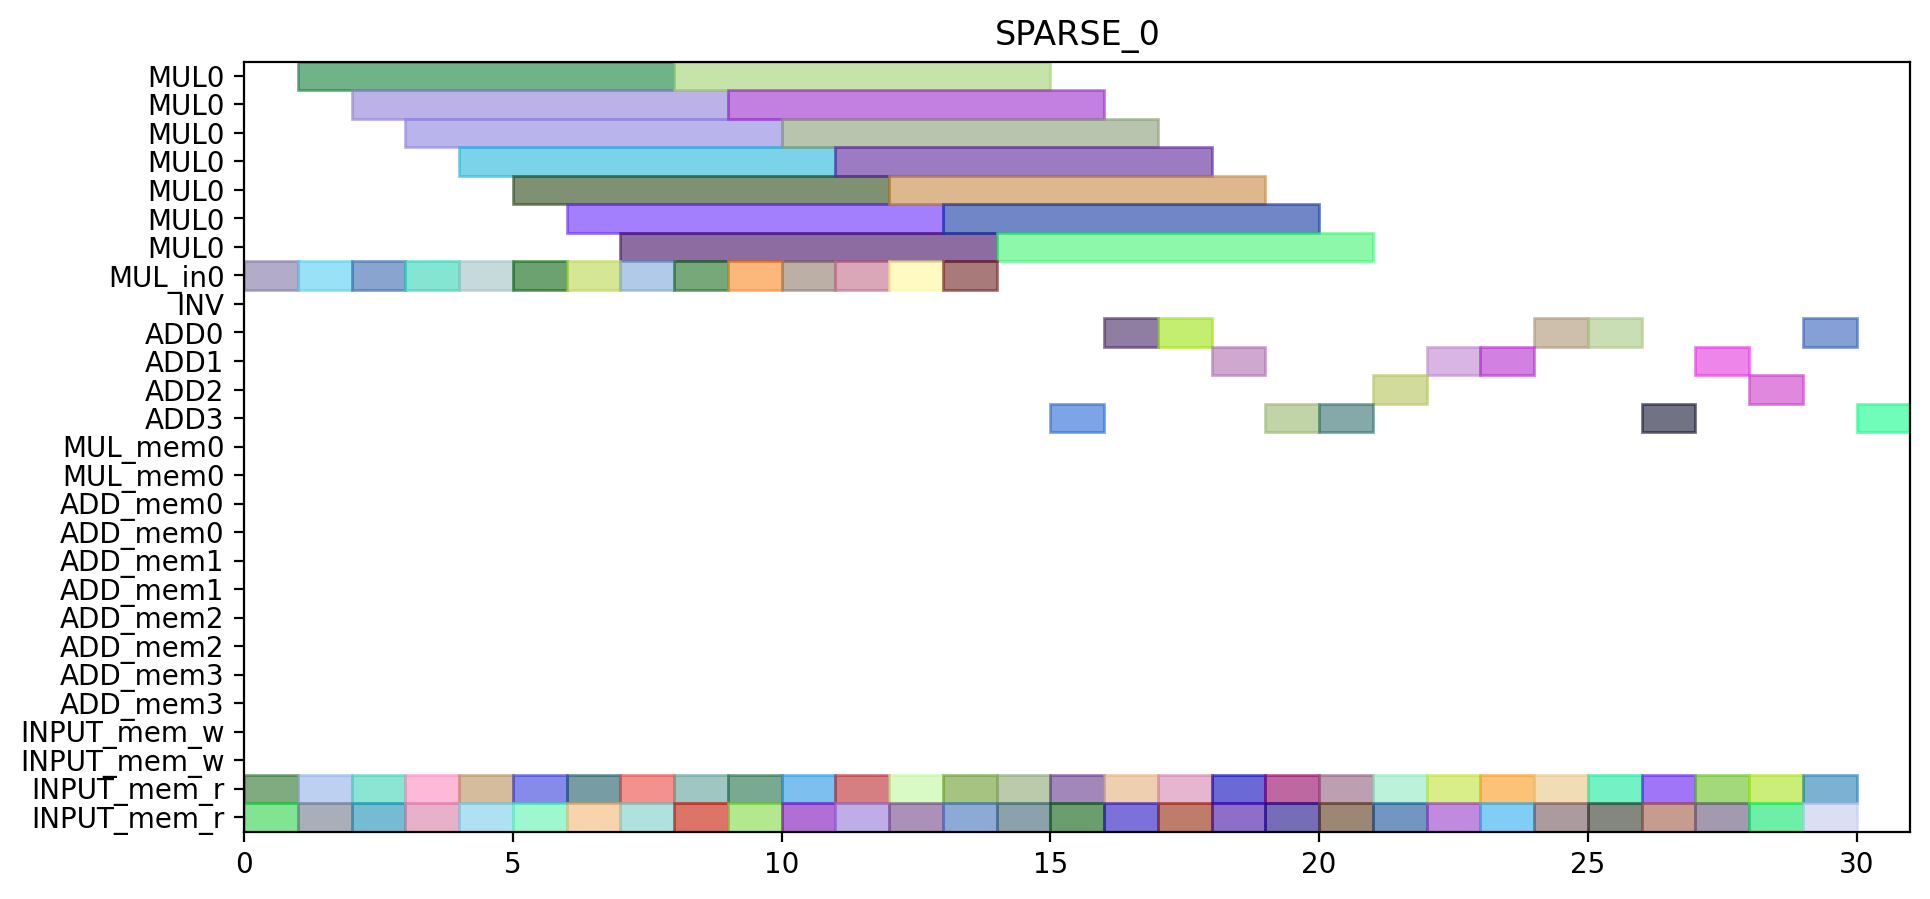

This chart was generated by the following Python code:
from pyschedule import Scenario, solvers, plotters, alt


def solve():
	horizon = 95
	S = Scenario("SPARSE_0", horizon=horizon)

	# resource
	MUL = S.Resources('MUL', num=1, size=7)
	MUL_in = S.Resources('MUL_in', num=1)
	INV = S.Resource('INV')
	ADD = S.Resources('ADD', num=4, periods=range(1, horizon))
	MUL_mem = S.Resources('MUL_mem', num=1, size=2)
	ADD_mem = S.Resources('ADD_mem', num=4, size=2)
	INPUT_mem_w = S.Resource('INPUT_mem_w', size=2)
	INPUT_mem_r = S.Resource('INPUT_mem_r', size=2)

	# result of previous scheduling

	# new tasks
	t1_t0_in = S.Task('t1_t0_in', length=1, delay_cost=1)
	t1_t0_in += alt(MUL_in)
	t1_t0 = S.Task('t1_t0', length=7, delay_cost=1)
	t1_t0 += alt(MUL)
	S += t1_t0>=t1_t0_in

	t1_t0_mem0 = S.Task('t1_t0_mem0', length=1, delay_cost=1)
	t1_t0_mem0 += INPUT_mem_r
	S += t1_t0_mem0 <= t1_t0

	t1_t0_mem1 = S.Task('t1_t0_mem1', length=1, delay_cost=1)
	t1_t0_mem1 += INPUT_mem_r
	S += t1_t0_mem1 <= t1_t0

	t1_t1_in = S.Task('t1_t1_in', length=1, delay_cost=1)
	t1_t1_in += alt(MUL_in)
	t1_t1 = S.Task('t1_t1', length=7, delay_cost=1)
	t1_t1 += alt(MUL)
	S += t1_t1>=t1_t1_in

	t1_t1_mem0 = S.Task('t1_t1_mem0', length=1, delay_cost=1)
	t1_t1_mem0 += INPUT_mem_r
	S += t1_t1_mem0 <= t1_t1

	t1_t1_mem1 = S.Task('t1_t1_mem1', length=1, delay_cost=1)
	t1_t1_mem1 += INPUT_mem_r
	S += t1_t1_mem1 <= t1_t1

	t1_t2 = S.Task('t1_t2', length=1, delay_cost=1)
	t1_t2 += alt(ADD)

	t1_t2_mem0 = S.Task('t1_t2_mem0', length=1, delay_cost=1)
	t1_t2_mem0 += INPUT_mem_r
	S += t1_t2_mem0 <= t1_t2

	t1_t2_mem1 = S.Task('t1_t2_mem1', length=1, delay_cost=1)
	t1_t2_mem1 += INPUT_mem_r
	S += t1_t2_mem1 <= t1_t2

	t1_t3 = S.Task('t1_t3', length=1, delay_cost=1)
	t1_t3 += alt(ADD)

	t1_t3_mem0 = S.Task('t1_t3_mem0', length=1, delay_cost=1)
	t1_t3_mem0 += INPUT_mem_r
	S += t1_t3_mem0 <= t1_t3

	t1_t3_mem1 = S.Task('t1_t3_mem1', length=1, delay_cost=1)
	t1_t3_mem1 += INPUT_mem_r
	S += t1_t3_mem1 <= t1_t3

	t2_t0_in = S.Task('t2_t0_in', length=1, delay_cost=1)
	t2_t0_in += alt(MUL_in)
	t2_t0 = S.Task('t2_t0', length=7, delay_cost=1)
	t2_t0 += alt(MUL)
	S += t2_t0>=t2_t0_in

	t2_t0_mem0 = S.Task('t2_t0_mem0', length=1, delay_cost=1)
	t2_t0_mem0 += INPUT_mem_r
	S += t2_t0_mem0 <= t2_t0

	t2_t0_mem1 = S.Task('t2_t0_mem1', length=1, delay_cost=1)
	t2_t0_mem1 += INPUT_mem_r
	S += t2_t0_mem1 <= t2_t0

	t2_t1_in = S.Task('t2_t1_in', length=1, delay_cost=1)
	t2_t1_in += alt(MUL_in)
	t2_t1 = S.Task('t2_t1', length=7, delay_cost=1)
	t2_t1 += alt(MUL)
	S += t2_t1>=t2_t1_in

	t2_t1_mem0 = S.Task('t2_t1_mem0', length=1, delay_cost=1)
	t2_t1_mem0 += INPUT_mem_r
	S += t2_t1_mem0 <= t2_t1

	t2_t1_mem1 = S.Task('t2_t1_mem1', length=1, delay_cost=1)
	t2_t1_mem1 += INPUT_mem_r
	S += t2_t1_mem1 <= t2_t1

	t2_t2 = S.Task('t2_t2', length=1, delay_cost=1)
	t2_t2 += alt(ADD)

	t2_t2_mem0 = S.Task('t2_t2_mem0', length=1, delay_cost=1)
	t2_t2_mem0 += INPUT_mem_r
	S += t2_t2_mem0 <= t2_t2

	t2_t2_mem1 = S.Task('t2_t2_mem1', length=1, delay_cost=1)
	t2_t2_mem1 += INPUT_mem_r
	S += t2_t2_mem1 <= t2_t2

	t2_t3 = S.Task('t2_t3', length=1, delay_cost=1)
	t2_t3 += alt(ADD)

	t2_t3_mem0 = S.Task('t2_t3_mem0', length=1, delay_cost=1)
	t2_t3_mem0 += INPUT_mem_r
	S += t2_t3_mem0 <= t2_t3

	t2_t3_mem1 = S.Task('t2_t3_mem1', length=1, delay_cost=1)
	t2_t3_mem1 += INPUT_mem_r
	S += t2_t3_mem1 <= t2_t3

	t0_t0_in = S.Task('t0_t0_in', length=1, delay_cost=1)
	t0_t0_in += alt(MUL_in)
	t0_t0 = S.Task('t0_t0', length=7, delay_cost=1)
	t0_t0 += alt(MUL)
	S += t0_t0>=t0_t0_in

	t0_t0_mem0 = S.Task('t0_t0_mem0', length=1, delay_cost=1)
	t0_t0_mem0 += INPUT_mem_r
	S += t0_t0_mem0 <= t0_t0

	t0_t0_mem1 = S.Task('t0_t0_mem1', length=1, delay_cost=1)
	t0_t0_mem1 += INPUT_mem_r
	S += t0_t0_mem1 <= t0_t0

	t0_t1_in = S.Task('t0_t1_in', length=1, delay_cost=1)
	t0_t1_in += alt(MUL_in)
	t0_t1 = S.Task('t0_t1', length=7, delay_cost=1)
	t0_t1 += alt(MUL)
	S += t0_t1>=t0_t1_in

	t0_t1_mem0 = S.Task('t0_t1_mem0', length=1, delay_cost=1)
	t0_t1_mem0 += INPUT_mem_r
	S += t0_t1_mem0 <= t0_t1

	t0_t1_mem1 = S.Task('t0_t1_mem1', length=1, delay_cost=1)
	t0_t1_mem1 += INPUT_mem_r
	S += t0_t1_mem1 <= t0_t1

	t0_t2 = S.Task('t0_t2', length=1, delay_cost=1)
	t0_t2 += alt(ADD)

	t0_t2_mem0 = S.Task('t0_t2_mem0', length=1, delay_cost=1)
	t0_t2_mem0 += INPUT_mem_r
	S += t0_t2_mem0 <= t0_t2

	t0_t2_mem1 = S.Task('t0_t2_mem1', length=1, delay_cost=1)
	t0_t2_mem1 += INPUT_mem_r
	S += t0_t2_mem1 <= t0_t2

	t0_t3 = S.Task('t0_t3', length=1, delay_cost=1)
	t0_t3 += alt(ADD)

	t0_t3_mem0 = S.Task('t0_t3_mem0', length=1, delay_cost=1)
	t0_t3_mem0 += INPUT_mem_r
	S += t0_t3_mem0 <= t0_t3

	t0_t3_mem1 = S.Task('t0_t3_mem1', length=1, delay_cost=1)
	t0_t3_mem1 += INPUT_mem_r
	S += t0_t3_mem1 <= t0_t3

	t4_t0_t0_in = S.Task('t4_t0_t0_in', length=1, delay_cost=1)
	t4_t0_t0_in += alt(MUL_in)
	t4_t0_t0 = S.Task('t4_t0_t0', length=7, delay_cost=1)
	t4_t0_t0 += alt(MUL)
	S += t4_t0_t0>=t4_t0_t0_in

	t4_t0_t0_mem0 = S.Task('t4_t0_t0_mem0', length=1, delay_cost=1)
	t4_t0_t0_mem0 += INPUT_mem_r
	S += t4_t0_t0_mem0 <= t4_t0_t0

	t4_t0_t0_mem1 = S.Task('t4_t0_t0_mem1', length=1, delay_cost=1)
	t4_t0_t0_mem1 += INPUT_mem_r
	S += t4_t0_t0_mem1 <= t4_t0_t0

	t4_t0_t1_in = S.Task('t4_t0_t1_in', length=1, delay_cost=1)
	t4_t0_t1_in += alt(MUL_in)
	t4_t0_t1 = S.Task('t4_t0_t1', length=7, delay_cost=1)
	t4_t0_t1 += alt(MUL)
	S += t4_t0_t1>=t4_t0_t1_in

	t4_t0_t1_mem0 = S.Task('t4_t0_t1_mem0', length=1, delay_cost=1)
	t4_t0_t1_mem0 += INPUT_mem_r
	S += t4_t0_t1_mem0 <= t4_t0_t1

	t4_t0_t1_mem1 = S.Task('t4_t0_t1_mem1', length=1, delay_cost=1)
	t4_t0_t1_mem1 += INPUT_mem_r
	S += t4_t0_t1_mem1 <= t4_t0_t1

	t4_t0_t2 = S.Task('t4_t0_t2', length=1, delay_cost=1)
	t4_t0_t2 += alt(ADD)

	t4_t0_t2_mem0 = S.Task('t4_t0_t2_mem0', length=1, delay_cost=1)
	t4_t0_t2_mem0 += INPUT_mem_r
	S += t4_t0_t2_mem0 <= t4_t0_t2

	t4_t0_t2_mem1 = S.Task('t4_t0_t2_mem1', length=1, delay_cost=1)
	t4_t0_t2_mem1 += INPUT_mem_r
	S += t4_t0_t2_mem1 <= t4_t0_t2

	t4_t0_t3 = S.Task('t4_t0_t3', length=1, delay_cost=1)
	t4_t0_t3 += alt(ADD)

	t4_t0_t3_mem0 = S.Task('t4_t0_t3_mem0', length=1, delay_cost=1)
	t4_t0_t3_mem0 += INPUT_mem_r
	S += t4_t0_t3_mem0 <= t4_t0_t3

	t4_t0_t3_mem1 = S.Task('t4_t0_t3_mem1', length=1, delay_cost=1)
	t4_t0_t3_mem1 += INPUT_mem_r
	S += t4_t0_t3_mem1 <= t4_t0_t3

	t4_t1_t0_in = S.Task('t4_t1_t0_in', length=1, delay_cost=1)
	t4_t1_t0_in += alt(MUL_in)
	t4_t1_t0 = S.Task('t4_t1_t0', length=7, delay_cost=1)
	t4_t1_t0 += alt(MUL)
	S += t4_t1_t0>=t4_t1_t0_in

	t4_t1_t0_mem0 = S.Task('t4_t1_t0_mem0', length=1, delay_cost=1)
	t4_t1_t0_mem0 += INPUT_mem_r
	S += t4_t1_t0_mem0 <= t4_t1_t0

	t4_t1_t0_mem1 = S.Task('t4_t1_t0_mem1', length=1, delay_cost=1)
	t4_t1_t0_mem1 += INPUT_mem_r
	S += t4_t1_t0_mem1 <= t4_t1_t0

	t4_t1_t1_in = S.Task('t4_t1_t1_in', length=1, delay_cost=1)
	t4_t1_t1_in += alt(MUL_in)
	t4_t1_t1 = S.Task('t4_t1_t1', length=7, delay_cost=1)
	t4_t1_t1 += alt(MUL)
	S += t4_t1_t1>=t4_t1_t1_in

	t4_t1_t1_mem0 = S.Task('t4_t1_t1_mem0', length=1, delay_cost=1)
	t4_t1_t1_mem0 += INPUT_mem_r
	S += t4_t1_t1_mem0 <= t4_t1_t1

	t4_t1_t1_mem1 = S.Task('t4_t1_t1_mem1', length=1, delay_cost=1)
	t4_t1_t1_mem1 += INPUT_mem_r
	S += t4_t1_t1_mem1 <= t4_t1_t1

	t4_t1_t2 = S.Task('t4_t1_t2', length=1, delay_cost=1)
	t4_t1_t2 += alt(ADD)

	t4_t1_t2_mem0 = S.Task('t4_t1_t2_mem0', length=1, delay_cost=1)
	t4_t1_t2_mem0 += INPUT_mem_r
	S += t4_t1_t2_mem0 <= t4_t1_t2

	t4_t1_t2_mem1 = S.Task('t4_t1_t2_mem1', length=1, delay_cost=1)
	t4_t1_t2_mem1 += INPUT_mem_r
	S += t4_t1_t2_mem1 <= t4_t1_t2

	t4_t1_t3 = S.Task('t4_t1_t3', length=1, delay_cost=1)
	t4_t1_t3 += alt(ADD)

	t4_t1_t3_mem0 = S.Task('t4_t1_t3_mem0', length=1, delay_cost=1)
	t4_t1_t3_mem0 += INPUT_mem_r
	S += t4_t1_t3_mem0 <= t4_t1_t3

	t4_t1_t3_mem1 = S.Task('t4_t1_t3_mem1', length=1, delay_cost=1)
	t4_t1_t3_mem1 += INPUT_mem_r
	S += t4_t1_t3_mem1 <= t4_t1_t3

	t4_t2_t0_in = S.Task('t4_t2_t0_in', length=1, delay_cost=1)
	t4_t2_t0_in += alt(MUL_in)
	t4_t2_t0 = S.Task('t4_t2_t0', length=7, delay_cost=1)
	t4_t2_t0 += alt(MUL)
	S += t4_t2_t0>=t4_t2_t0_in

	t4_t2_t0_mem0 = S.Task('t4_t2_t0_mem0', length=1, delay_cost=1)
	t4_t2_t0_mem0 += INPUT_mem_r
	S += t4_t2_t0_mem0 <= t4_t2_t0

	t4_t2_t0_mem1 = S.Task('t4_t2_t0_mem1', length=1, delay_cost=1)
	t4_t2_t0_mem1 += INPUT_mem_r
	S += t4_t2_t0_mem1 <= t4_t2_t0

	t4_t2_t1_in = S.Task('t4_t2_t1_in', length=1, delay_cost=1)
	t4_t2_t1_in += alt(MUL_in)
	t4_t2_t1 = S.Task('t4_t2_t1', length=7, delay_cost=1)
	t4_t2_t1 += alt(MUL)
	S += t4_t2_t1>=t4_t2_t1_in

	t4_t2_t1_mem0 = S.Task('t4_t2_t1_mem0', length=1, delay_cost=1)
	t4_t2_t1_mem0 += INPUT_mem_r
	S += t4_t2_t1_mem0 <= t4_t2_t1

	t4_t2_t1_mem1 = S.Task('t4_t2_t1_mem1', length=1, delay_cost=1)
	t4_t2_t1_mem1 += INPUT_mem_r
	S += t4_t2_t1_mem1 <= t4_t2_t1

	t4_t2_t2 = S.Task('t4_t2_t2', length=1, delay_cost=1)
	t4_t2_t2 += alt(ADD)

	t4_t2_t2_mem0 = S.Task('t4_t2_t2_mem0', length=1, delay_cost=1)
	t4_t2_t2_mem0 += INPUT_mem_r
	S += t4_t2_t2_mem0 <= t4_t2_t2

	t4_t2_t2_mem1 = S.Task('t4_t2_t2_mem1', length=1, delay_cost=1)
	t4_t2_t2_mem1 += INPUT_mem_r
	S += t4_t2_t2_mem1 <= t4_t2_t2

	t4_t2_t3 = S.Task('t4_t2_t3', length=1, delay_cost=1)
	t4_t2_t3 += alt(ADD)

	t4_t2_t3_mem0 = S.Task('t4_t2_t3_mem0', length=1, delay_cost=1)
	t4_t2_t3_mem0 += INPUT_mem_r
	S += t4_t2_t3_mem0 <= t4_t2_t3

	t4_t2_t3_mem1 = S.Task('t4_t2_t3_mem1', length=1, delay_cost=1)
	t4_t2_t3_mem1 += INPUT_mem_r
	S += t4_t2_t3_mem1 <= t4_t2_t3

	t4_t40 = S.Task('t4_t40', length=1, delay_cost=1)
	t4_t40 += alt(ADD)

	t4_t40_mem0 = S.Task('t4_t40_mem0', length=1, delay_cost=1)
	t4_t40_mem0 += INPUT_mem_r
	S += t4_t40_mem0 <= t4_t40

	t4_t40_mem1 = S.Task('t4_t40_mem1', length=1, delay_cost=1)
	t4_t40_mem1 += INPUT_mem_r
	S += t4_t40_mem1 <= t4_t40

	t4_t41 = S.Task('t4_t41', length=1, delay_cost=1)
	t4_t41 += alt(ADD)

	t4_t41_mem0 = S.Task('t4_t41_mem0', length=1, delay_cost=1)
	t4_t41_mem0 += INPUT_mem_r
	S += t4_t41_mem0 <= t4_t41

	t4_t41_mem1 = S.Task('t4_t41_mem1', length=1, delay_cost=1)
	t4_t41_mem1 += INPUT_mem_r
	S += t4_t41_mem1 <= t4_t41

	t4_t50 = S.Task('t4_t50', length=1, delay_cost=1)
	t4_t50 += alt(ADD)

	t4_t50_mem0 = S.Task('t4_t50_mem0', length=1, delay_cost=1)
	t4_t50_mem0 += INPUT_mem_r
	S += t4_t50_mem0 <= t4_t50

	t4_t50_mem1 = S.Task('t4_t50_mem1', length=1, delay_cost=1)
	t4_t50_mem1 += INPUT_mem_r
	S += t4_t50_mem1 <= t4_t50

	t4_t51 = S.Task('t4_t51', length=1, delay_cost=1)
	t4_t51 += alt(ADD)

	t4_t51_mem0 = S.Task('t4_t51_mem0', length=1, delay_cost=1)
	t4_t51_mem0 += INPUT_mem_r
	S += t4_t51_mem0 <= t4_t51

	t4_t51_mem1 = S.Task('t4_t51_mem1', length=1, delay_cost=1)
	t4_t51_mem1 += INPUT_mem_r
	S += t4_t51_mem1 <= t4_t51

	t4_t8_t0_in = S.Task('t4_t8_t0_in', length=1, delay_cost=1)
	t4_t8_t0_in += alt(MUL_in)
	t4_t8_t0 = S.Task('t4_t8_t0', length=7, delay_cost=1)
	t4_t8_t0 += alt(MUL)
	S += t4_t8_t0>=t4_t8_t0_in

	t4_t8_t0_mem0 = S.Task('t4_t8_t0_mem0', length=1, delay_cost=1)
	t4_t8_t0_mem0 += INPUT_mem_r
	S += t4_t8_t0_mem0 <= t4_t8_t0

	t4_t8_t0_mem1 = S.Task('t4_t8_t0_mem1', length=1, delay_cost=1)
	t4_t8_t0_mem1 += INPUT_mem_r
	S += t4_t8_t0_mem1 <= t4_t8_t0

	t4_t8_t1_in = S.Task('t4_t8_t1_in', length=1, delay_cost=1)
	t4_t8_t1_in += alt(MUL_in)
	t4_t8_t1 = S.Task('t4_t8_t1', length=7, delay_cost=1)
	t4_t8_t1 += alt(MUL)
	S += t4_t8_t1>=t4_t8_t1_in

	t4_t8_t1_mem0 = S.Task('t4_t8_t1_mem0', length=1, delay_cost=1)
	t4_t8_t1_mem0 += INPUT_mem_r
	S += t4_t8_t1_mem0 <= t4_t8_t1

	t4_t8_t1_mem1 = S.Task('t4_t8_t1_mem1', length=1, delay_cost=1)
	t4_t8_t1_mem1 += INPUT_mem_r
	S += t4_t8_t1_mem1 <= t4_t8_t1

	solvers.mip.solve(S,msg=1,kind='CPLEX',ratio_gap=1.01)

	solution = [['hoge']*len(S.solution()[1]) for i in range(len(S.solution()))]
	for i in range(len(S.solution())):
		for j in range(len(S.solution()[i])):
			solution[i][j]=str(S.solution()[i][j])
	print(solution)

	cycles = int(solution[-1][3])

	pic_file_name = "/home/mfukuda/pairing_automation_design2/bls12-446/scheduling/SPARSE_mul1_add4/SPARSE_0.png"
	if(S.solution() != []):
		plotters.matplotlib.plot(S,img_filename=pic_file_name, vertical_text=True, fig_size=(cycles*0.25+3, 5), show_task_labels=False)

	return solution
